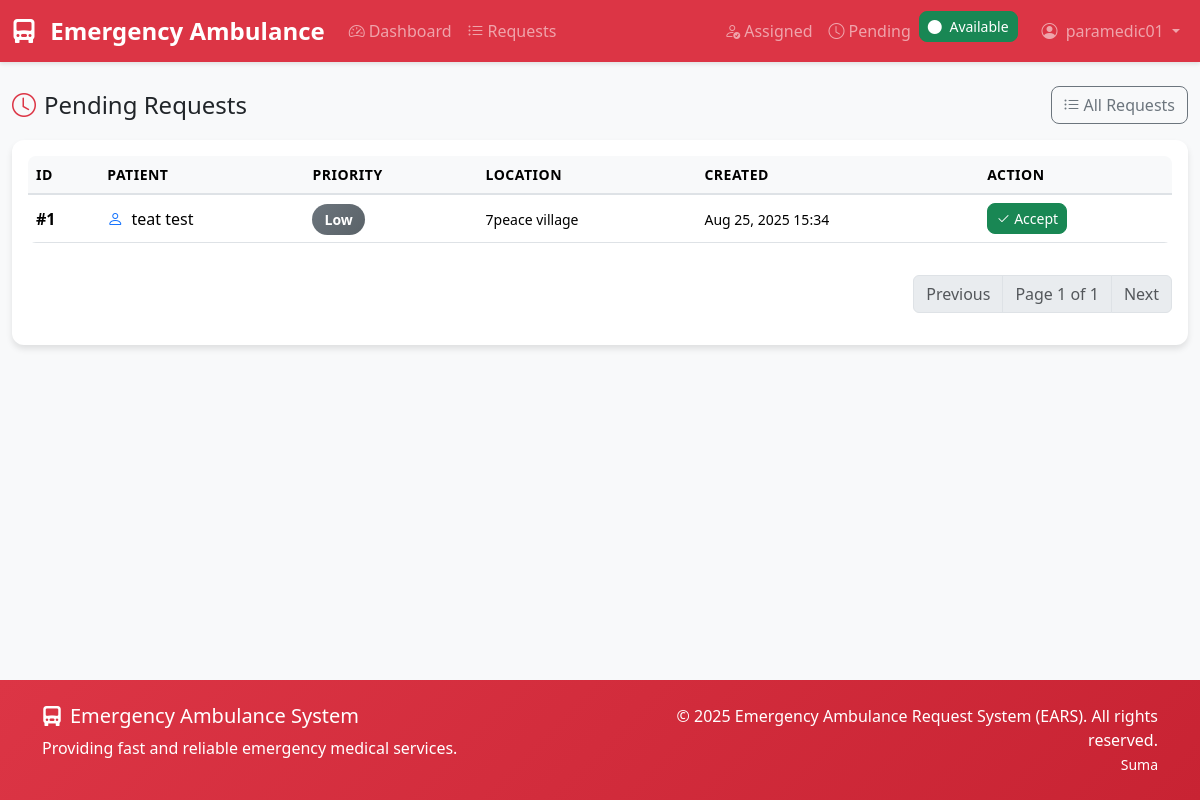
The page /ambulance/requests/pending/ (signed in) on the database its author committed.
### accounts/models.py (models this page shows, shortened)
class User(AbstractUser):
    ROLE_CHOICES = (
        ('patient', 'Patient'),
        ('paramedic', 'Paramedic'),
        ('admin', 'Admin'),
    )
    role = models.CharField(max_length=20, choices=ROLE_CHOICES, default='patient')
    phone_number = models.CharField(max_length=15, blank=True, null=True)
    address = models.TextField(blank=True, null=True)
    date_of_birth = models.DateField(blank=True, null=True)
    emergency_contact = models.CharField(max_length=15, blank=True, null=True)
    medical_conditions = models.TextField(blank=True, null=True, help_text="Any medical conditions or allergies")
    license_number = models.CharField(max_length=50, blank=True, null=True, help_text="For paramedics only")
    is_available = models.BooleanField(default=True, help_text="For paramedics - availability status")
    profile_image = models.ImageField(upload_to='profiles/', blank=True, null=True)
    created_at = models.DateTimeField(auto_now_add=True)
    updated_at = models.DateTimeField(auto_now=True)
    def is_paramedic(self):
        return self.role == 'paramedic'
    class Meta:
        db_table = 'accounts_user'

### ambulance/models.py (models this page shows, shortened)
class AmbulanceRequest(models.Model):
    STATUS_CHOICES = (
        ('pending', 'Pending'),
        ('assigned', 'Assigned'),
        ('en_route', 'En Route'),
        ('arrived', 'Arrived'),
        ('completed', 'Completed'),
        ('cancelled', 'Cancelled'),
    )
    PRIORITY_CHOICES = (
        ('low', 'Low'),
        ('medium', 'Medium'),
        ('high', 'High'),
        ('critical', 'Critical'),
    )
    patient = models.ForeignKey(settings.AUTH_USER_MODEL, on_delete=models.CASCADE, related_name='ambulance_requests')
    paramedic = models.ForeignKey(settings.AUTH_USER_MODEL, on_delete=models.SET_NULL, null=True, blank=True, related_name='assigned_requests')
    pickup_address = models.TextField(help_text="Address where ambulance should pick up patient")
    pickup_latitude = models.DecimalField(max_digits=9, decimal_places=6, null=True, blank=True)
    pickup_longitude = models.DecimalField(max_digits=9, decimal_places=6, null=True, blank=True)
    destination_address = models.TextField(blank=True, null=True, help_text="Hospital or destination address")
    destination_latitude = models.DecimalField(max_digits=9, decimal_places=6, null=True, blank=True)
    destination_longitude = models.DecimalField(max_digits=9, decimal_places=6, null=True, blank=True)
    description = models.TextField(help_text="Description of the emergency")
    priority = models.CharField(max_length=10, choices=PRIORITY_CHOICES, default='medium')
    status = models.CharField(max_length=20, choices=STATUS_CHOICES, default='pending')
    contact_phone = models.CharField(max_length=15, help_text="Contact phone number for this request")
    created_at = models.DateTimeField(auto_now_add=True)
    updated_at = models.DateTimeField(auto_now=True)
    assigned_at = models.DateTimeField(null=True, blank=True)
    completed_at = models.DateTimeField(null=True, blank=True)
    estimated_arrival_time = models.DateTimeField(null=True, blank=True)
    actual_arrival_time = models.DateTimeField(null=True, blank=True)
    notes = models.TextField(blank=True, null=True, help_text="Additional notes from paramedic or admin")
    ambulance = models.ForeignKey('Ambulance', on_delete=models.SET_NULL, null=True, blank=True, related_name='requests')
    class Meta:
        db_table = 'ambulance_request'
        ordering = ['-created_at']

### ambulance/views.py (the view)
# urls.py: path('requests/pending/', views.paramedic_pending_list, name='paramedic_pending'),
@login_required
@paramedic_required
def paramedic_pending_list(request):
    requests = AmbulanceRequest.objects.filter(status='pending').order_by('-priority', '-created_at')
    paginator = Paginator(requests, 10)
    page_number = request.GET.get('page')
    page_obj = paginator.get_page(page_number)
    return render(request, 'ambulance/paramedic_pending.html', {
        'page_obj': page_obj,
    })

### templates/ambulance/paramedic_pending.html (shortened to what this page needs)
{% extends 'base.html' %}
{% block content %}
<div class="container-fluid py-4">
    <div class="d-flex justify-content-between align-items-center mb-3">
        <h1 class="h4 mb-0"><i class="bi bi-clock text-danger me-2"></i>Pending Requests</h1>
        <a href="{% url 'ambulance:request_list' %}" class="btn btn-outline-secondary"><i class="bi bi-list-ul me-1"></i>All Requests</a>
    </div>
    <div class="card">
        <div class="card-body">
            {% if page_obj.object_list %}
            <div class="table-responsive">
                <table class="table table-hover align-middle">
                    <thead>
                        <tr>
                            <th>ID</th>
                            <th>Patient</th>
                            <th>Priority</th>
                            <th>Location</th>
                            <th>Created</th>
                            <th>Action</th>
                        </tr>
                    </thead>
                    <tbody>
                        {% for request in page_obj.object_list %}
                        <tr>
                            <td><strong>#{{ request.id }}</strong></td>
                            <td>
                                <i class="bi bi-person text-primary me-1"></i>
                                {{ request.patient.get_full_name|default:request.patient.username }}
                            </td>
                            <td><span class="status-badge priority-{{ request.priority }}">{{ request.get_priority_display }}</span></td>
                            <td>
                                <small>
                                    {% if request.pickup_address %}
                                        {{ request.pickup_address }}
                                    {% elif request.pickup_latitude and request.pickup_longitude %}
                                        {{ request.pickup_latitude }}, {{ request.pickup_longitude }}
                                    {% else %}
                                        -
                                    {% endif %}
                                </small>
                            </td>
                            <td><small>{{ request.created_at|date:"M d, Y H:i" }}</small></td>
                            <td>
                                <form method="post" action="{% url 'ambulance:accept_request' request.pk %}">
                                    <button class="btn btn-sm btn-success" type="submit"><i class="bi bi-check2 me-1"></i>Accept</button>
                                </form>
                            </td>
                        </tr>
                        {% endfor %}
                    </tbody>
                </table>
            </div>
            <nav aria-label="Page navigation" class="mt-3">
                <ul class="pagination justify-content-end">
                    {% if page_obj.has_previous %}
                        <li class="page-item"><a class="page-link" href="?page={{ page_obj.previous_page_number }}">Previous</a></li>
                    {% else %}
                        <li class="page-item disabled"><span class="page-link">Previous</span></li>
                    {% endif %}
                    <li class="page-item disabled"><span class="page-link">Page {{ page_obj.number }} of {{ page_obj.paginator.num_pages }}</span></li>
                    {% if page_obj.has_next %}
                        <li class="page-item"><a class="page-link" href="?page={{ page_obj.next_page_number }}">Next</a></li>
                    {% else %}
                        <li class="page-item disabled"><span class="page-link">Next</span></li>
                    {% endif %}
                </ul>
            </nav>
            {% else %}
            <div class="text-center py-5">
                <i class="bi bi-inbox text-muted" style="font-size: 3rem;"></i>
                <h5 class="mt-3 text-muted">No pending requests</h5>
            </div>
            {% endif %}
        </div>
    </div>
</div>
{% endblock %}

### templates/base.html (shortened to what this page needs)
<!DOCTYPE html>
<html lang="en">
<head>
    <link href="https://cdn.jsdelivr.net/npm/bootstrap@5.3.2/dist/css/bootstrap.min.css" rel="stylesheet">
    <link href="https://cdn.jsdelivr.net/npm/bootstrap-icons@1.11.1/font/bootstrap-icons.css" rel="stylesheet">
</head>
<body class="d-flex flex-column min-vh-100">
    <nav class="navbar navbar-expand-lg navbar-dark bg-danger">
        <div class="container-fluid">
            <a class="navbar-brand" href="{% url 'accounts:dashboard_redirect' %}">
                <i class="bi bi-truck-front-fill me-2"></i>
                Emergency Ambulance
            </a>
            <div class="collapse navbar-collapse" id="navbarNav">
                {% if user.is_authenticated %}
                    <ul class="navbar-nav me-auto">
                        <li class="nav-item">
                            <a class="nav-link" href="{% url 'accounts:dashboard_redirect' %}">
                                <i class="bi bi-speedometer2 me-1"></i>Dashboard
                            </a>
                        </li>
                        <li class="nav-item">
                            <a class="nav-link" href="{% url 'ambulance:request_list' %}">
                                <i class="bi bi-list-ul me-1"></i>Requests
                            </a>
                        </li>
                    </ul>
                    <ul class="navbar-nav">
                        {% if user.is_authenticated and user.role == 'paramedic' %}
                            <li class="nav-item">
                                <a class="nav-link" href="{% url 'ambulance:paramedic_assigned' %}">
                                    <i class="bi bi-person-check me-1"></i>Assigned
                                </a>
                            </li>
                            <li class="nav-item">
                                <a class="nav-link" href="{% url 'ambulance:paramedic_pending' %}">
                                    <i class="bi bi-clock me-1"></i>Pending
                                </a>
                            </li>
                            <li class="nav-item me-3">
                                <button class="btn btn-sm btn-outline-light" id="availability-toggle">
                                    <i class="bi bi-circle-fill me-1" id="availability-icon"></i>
                                    <span id="availability-text">{{ user.is_available|yesno:"Available,Unavailable" }}</span>
                                </button>
                            </li>
                        {% endif %}
                        <li class="nav-item dropdown">
                            <a class="nav-link dropdown-toggle" href="#" role="button" data-bs-toggle="dropdown">
                                <i class="bi bi-person-circle me-1"></i>
                                {{ user.first_name|default:user.username }}
                            </a>
                        </li>
                    </ul>
                {% endif %}
            </div>
        </div>
    </nav>
    <main class="flex-grow-1">
        {% block content %}{% endblock %}
    </main>
    <footer class="footer py-4 mt-5">
        <div class="container">
            <div class="row">
                <div class="col-md-6">
                    <h5><i class="bi bi-truck-front-fill me-2"></i>Emergency Ambulance System</h5>
                    <p class="mb-0">Providing fast and reliable emergency medical services.</p>
                </div>
                <div class="col-md-6 text-md-end">
                    <p class="mb-0">&copy; 2025 Emergency Ambulance Request System (EARS). All rights reserved.</p>
                    <small class="mb-0">Suma</small>
                </div>
            </div>
        </div>
    </footer>
</body>
</html>

### templates/base.html (style rules this page uses)
:root { --primary-color: #dc3545; --secondary-color: #6c757d; --success-color: #198754; --info-color: #0dcaf0; --warning-color: #ffc107; --danger-color: #dc3545; --light-color: #f8f9fa; --dark-color: #212529; }
body { background-color: #f8f9fa; font-family: 'Segoe UI', Tahoma, Geneva, Verdana, sans-serif; }
.navbar-brand { font-weight: 700; font-size: 1.5rem; }
.navbar { box-shadow: 0 2px 4px rgba(0,0,0,.1); }
.card { border: none; border-radius: 12px; box-shadow: 0 4px 6px rgba(0, 0, 0, 0.1); transition: transform 0.2s ease-in-out, box-shadow 0.2s ease-in-out; }
.btn { border-radius: 8px; font-weight: 500; transition: all 0.2s ease-in-out; }
.status-badge { font-size: 0.875rem; font-weight: 600; padding: 0.375rem 0.75rem; border-radius: 20px; }
.priority-low { background: linear-gradient(135deg, #6c757d, #5a6268); color: white; }
.table { border-radius: 8px; overflow: hidden; }
.table thead th { background-color: #f8f9fa; border-bottom: 2px solid #dee2e6; font-weight: 600; text-transform: uppercase; font-size: 0.875rem; letter-spacing: 0.5px; }
.footer { background: linear-gradient(135deg, #dc3545, #c82333); color: white; margin-top: auto; }
.fade-in { animation: fadeIn 0.5s ease-in-out; }

### rows shown on the page
User: is_available "Available", first_name "paramedic01"
AmbulanceRequest: id "1", patient.get_full_name "teat test", priority "Low", pickup_address "7peace village", created_at "Aug 25, 2025 15:34"

### other values the page prints
{{ page_obj.number }} "1"
{{ page_obj.paginator.num_pages }} "1"
